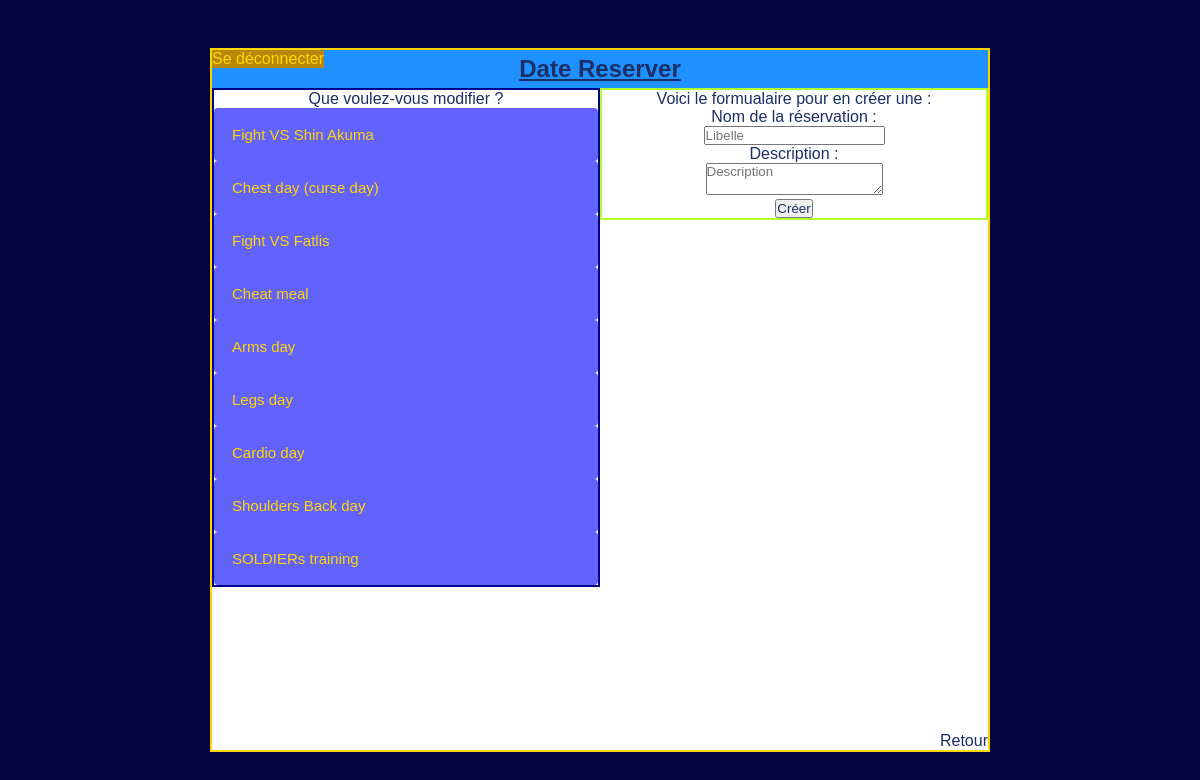
The page /index.php?uc=admin&action=creerReservation (signed in) on the database its author committed.
### tables this page shows
CREATE TABLE IF NOT EXISTS `reservations` (
  `id` int(16) NOT NULL AUTO_INCREMENT,
  `libelleReservation` varchar(500) NOT NULL,
  `description` varchar(5000) DEFAULT NULL,
  PRIMARY KEY (`id`)
);

### includes/class_pdo.php (called while the page is built, shortened)
<?php
class PDODateReserver{
    private static $serveur = 'mysql:host=localhost';
    private static $bdd = 'dbname=datereserver';
    private static $user = 'root';
    private static $mdp = '';
    private static $monPdo;
    private static $dateReserver = null;
    private function __construct()
    {
        PDODateReserver::$monPdo = new PDO(PDODateReserver::$serveur . ';' . PDODateReserver::$bdd, PDODateReserver::$user, PDODateReserver::$mdp);
        PDODateReserver::$monPdo->query("SET CHARACTER SET utf8");
    }
    public static function getPdoDateReserver()
    {
        if (PDODateReserver::$dateReserver == null) {
            PDODateReserver::$dateReserver = new PDODateReserver();
        }
        return PDODateReserver::$dateReserver;
    }
    function getReserves(){
        $query = "SELECT * FROM reservations";
        $res = PDODateReserver::$monPdo->query($query);
        $lignes = $res->fetchAll();
        return $lignes;
    }
}

### vues/admin/v_admin_reservations.php (the view, shortened to what this page needs)
<!DOCTYPE html>
<html lang="fr">
<head>
    <link rel="stylesheet" href="css/style.css">
</head>
<body>
    <div class="container">
        <a href='index.php?uc=disconnect' id="disconnect">Se déconnecter</a>
        <h2 id="mainTitle">Date Reserver</h2>
        <div class="formModif">
            <p>Que voulez-vous modifier ?</p>
            <?php
            foreach ($lesReserves as $uneReserv) {
                echo "<form action='index.php?uc=admin&action=modifReserv&id=" . $uneReserv['id'] . "' method='POST' name='formModif'>";
                echo "<button type='button' class='collapsible'>" . $uneReserv['libelleReservation'] . "</button>";
                echo "</form>";
            }
            ?>
        </div>
        <div class="formAdd">
            <p>Voici le formualaire pour en créer une :</p>
            <form action="index.php?uc=admin&action=createReserv" method="POST" name="formAdd">
                <p>Nom de la réservation :</p> <input type="text" name="nom" placeholder="Libelle">
                <p>Description :</p><textarea name="desc" placeholder="Description"></textarea>
                <br>
                <input type="submit" value="Créer">
            </form>
        </div>
        <a href="index.php?uc=admin&action=accueil" id="return" class="counterA">Retour</a>
    </div>
</body>
</html>

### css/style.css (style rules this page uses)
* { padding: 0; margin: 0; box-sizing: border-box; font-family: 'Lucida Sans', 'Lucida Sans Regular', 'Lucida Grande', 'Lucida Sans Unicode', Geneva, Verdana, sans-serif; color: rgb(27, 47, 102); }
body { background-color: rgb(4, 4, 65); }
#mainTitle { padding: 5px; text-decoration: underline; background-color: dodgerblue; }
#disconnect { text-decoration: none; color: gold; background-color: darkgoldenrod; position: fixed; left: 0; }
.container { background-color: white; border: solid gold 2px; width: 100%; height: 100%; max-width: 65%; max-height: 88%; position: absolute; top: 50%; left: 50%; transform: translate(-50%, -50%); text-align: center; }
.formAdd { position: absolute; right: 0%; text-align: center; border: solid 2px greenyellow; width: 50%; }
.formModif { position: absolute; left: 0%; text-align: center; border: solid 2px darkblue; width: 50%; overflow: auto; }
.uneReserv p, u, a { color: gold; }
.collapsible { background-color: rgb(98, 98, 252); color: gold; cursor: pointer; padding: 18px; width: 100%; border: none; text-align: left; outline: none; font-size: 15px; }
.counterA { color: rgb(27, 47, 102); text-decoration: none; }
button { background: red; border: 0; border-radius: 4px; padding: 15px 30px; font-size: 18px; color: #FFFFFF; cursor: pointer; }
#return { position: absolute; bottom: 0; right: 0; }

### rows shown on the page
reservations: libelleReservation "Fight VS Shin Akuma"
reservations: libelleReservation "Chest day (curse day)"
reservations: libelleReservation "Fight VS Fatlis"
reservations: libelleReservation "Cheat meal"
reservations: libelleReservation "Arms day"
reservations: libelleReservation "Legs day"
reservations: libelleReservation "Cardio day"
reservations: libelleReservation "Shoulders Back day"
reservations: libelleReservation "SOLDIERs training"
